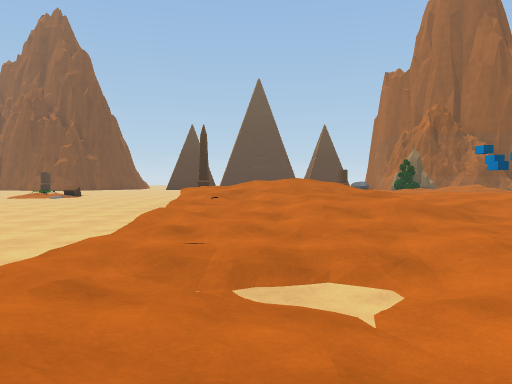
View 1 (above)

24 first-person views from a walk through a Unity game level. The camera is 1.5 m above the floor, tilts 2° down and sees 70° across. The floor is counted in squares, 2 m on a side. Each view is taken from the middle of a square. On the plan, view 1 faces up. The plan holds only what a view shows up to about 11 squares ahead; the rest is blank. The place goes on beyond the plan. The player is left out.

View 2
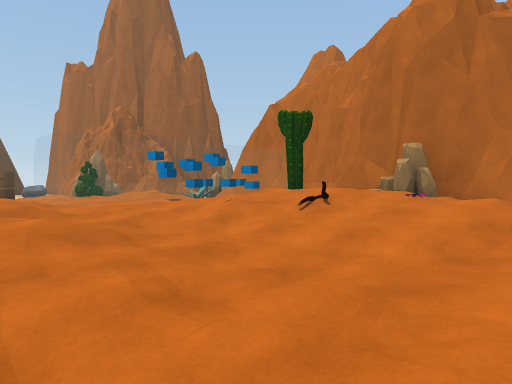

View 3
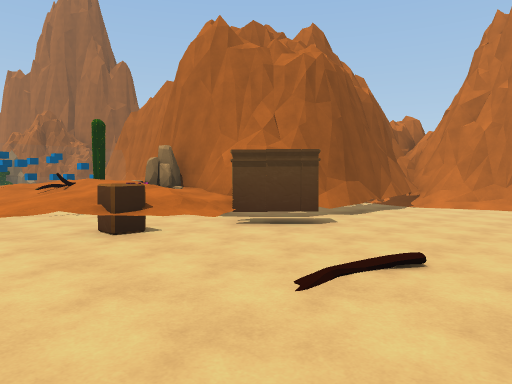

View 4
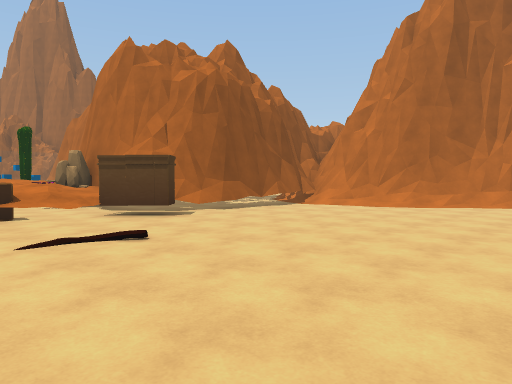

View 5
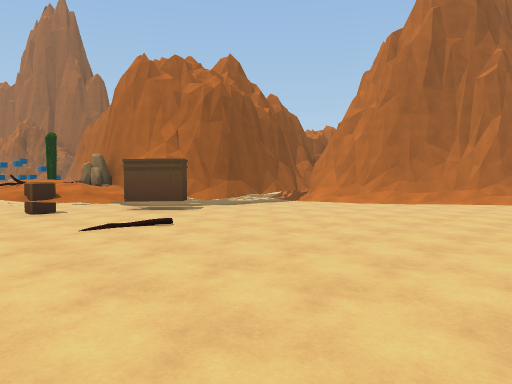

View 6
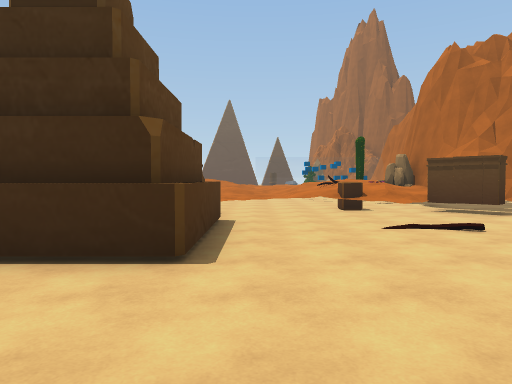

View 7
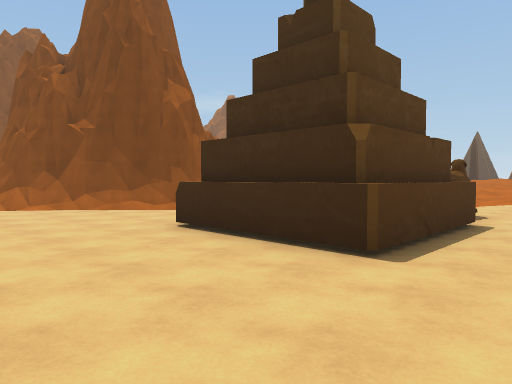

View 8
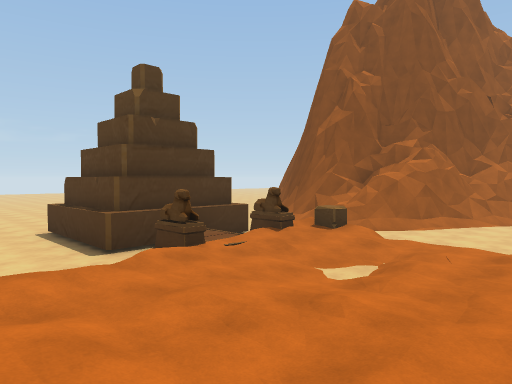

View 9
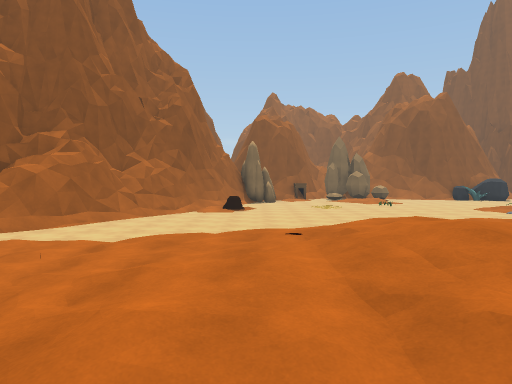

View 10
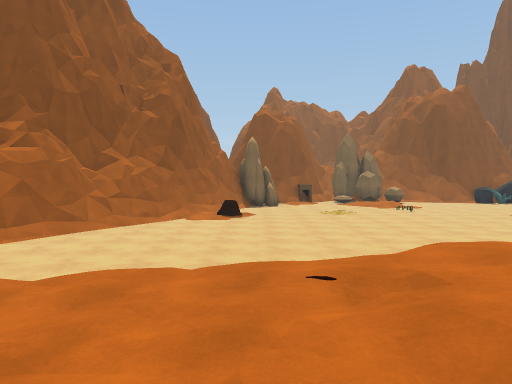

View 11
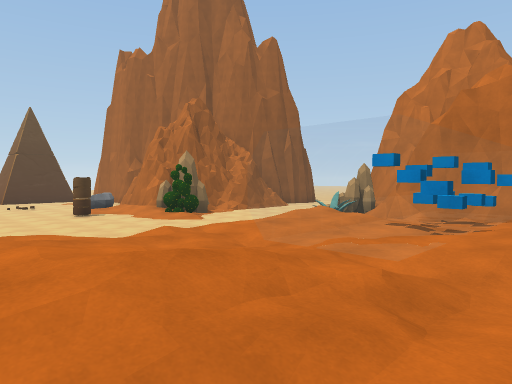

View 12
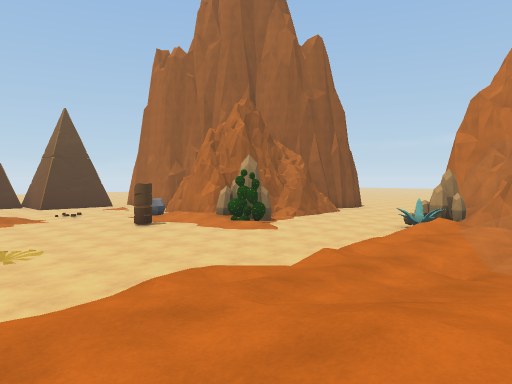

View 13
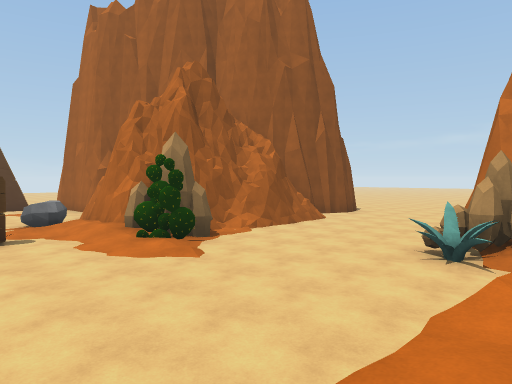

View 14
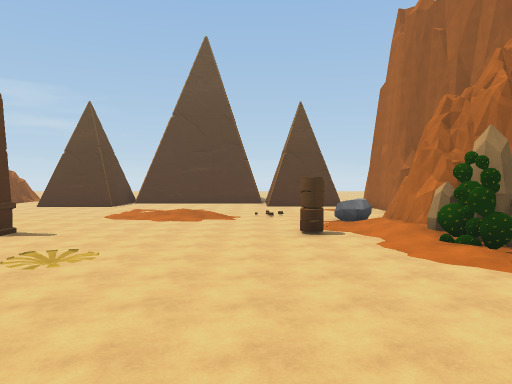

View 15
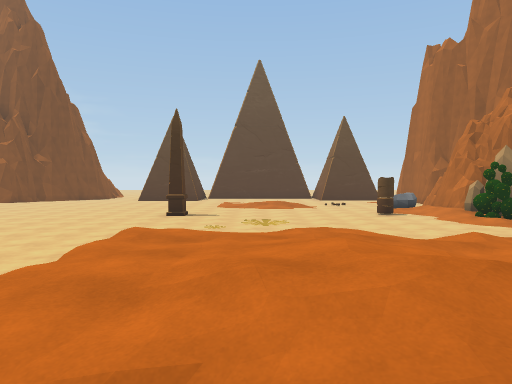

View 16
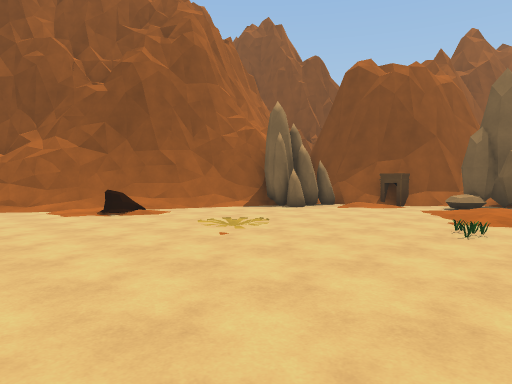

View 17
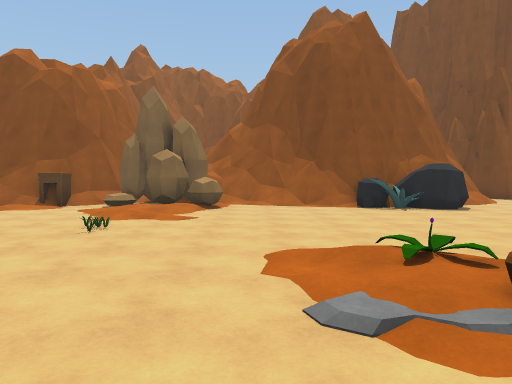

View 18
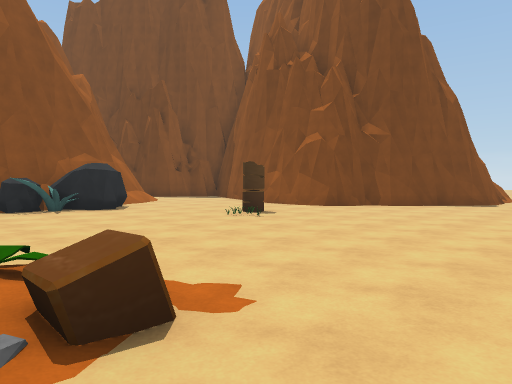

View 19
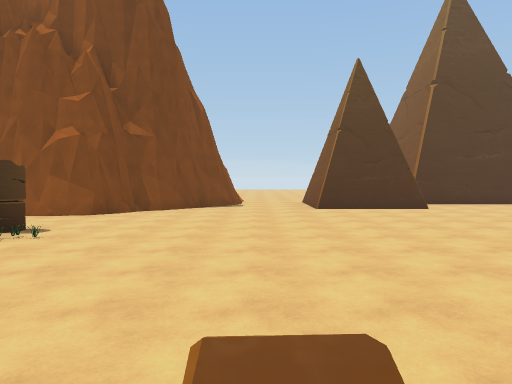

View 20
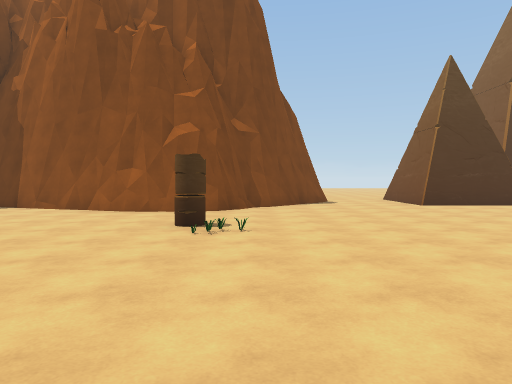

View 21
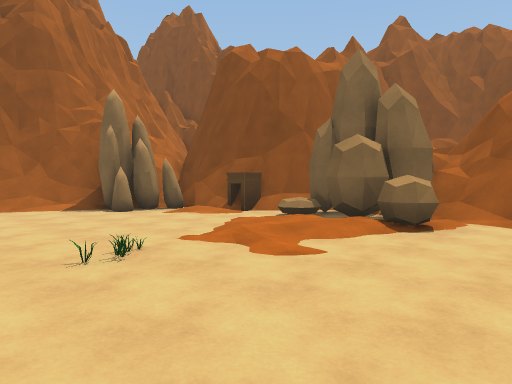

View 22
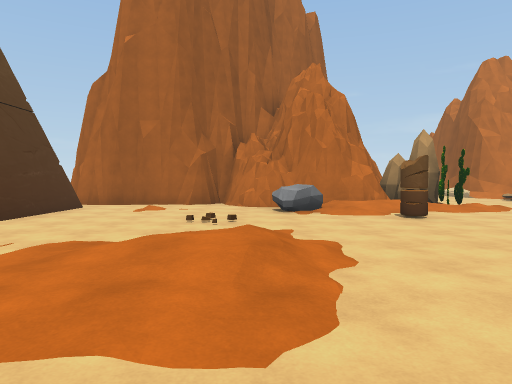

View 23
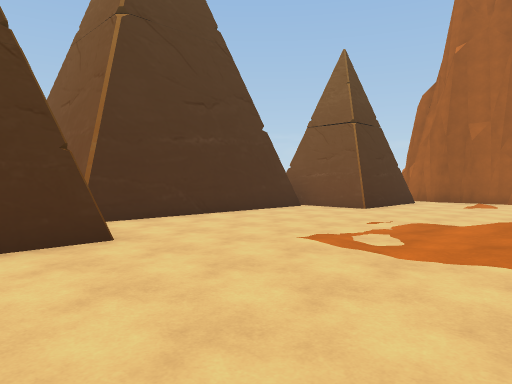

View 24
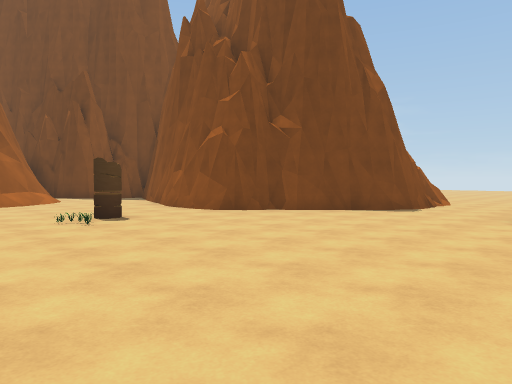

### Floor plan
Key: @ floor where view 1 was taken; # wall or solid block; . main floor; : floor 0.25 m higher than the main floor; + floor 1 m higher than the main floor; * floor 1.25 m higher than the main floor; % floor 1.5 m higher than the main floor; / step, stairs or slope; = window, fence, low wall or low ledge; ^ raised ledge; B block; C column; A cactus; R rock; L altar; P plant; G log; O other object.
Columns run from 18 left of view 1 to 16 right of it. Each row starts with its distance up from view 1.
 27         ##..   #......#
 26        ##...####......###.#
 25 ####  ##..................#
 24  ..####...................#
 23  .........................#
 22  ................./////...#
 21 #.....O...........///....##
 20 ##....OO................R#
 19  #RR.......... ........//#
 18  #RR.......... O......O./#
 17  #R...................../######
 16  #/....../C.............AA......
 15 ##/......P/.......P...../........
 14 #/.............. O...............
 13 ##^.............  ..............
 12  ##///OO........  .........O###
 11  ##::/O......... .........O###
 10  #/..............++////////#
  9  #......P........+///=====O#
  8  #O/.............*%//++BBBO#
  7  ##RR............////==B=O=#
  6   ##R.../........////////A##
  5    ###//G/.......////////*#
  4      ###//.......//////O//R
  3        ####/.....////////O#
  2           ##/..../////////#
  1            ###...C////=C// ##
  0             ###  O@/L.....O.#####
 -1              ##. L//............#
 -2              ##. ####...........##
 -3              ##  ####.........../##
 -4             ##...####............/#
 -5            ##..................../#
 -6           ##....................../
 -7               ................
 -8                    ......

Where each view was taken, in squares from view 1:
view 1: 0 up, 0 right, facing up
view 2: 1 up, 1 right, facing up-right
view 3: 4 down, 3 right, facing up-right
view 4: 7 down, 4 right, facing up-right
view 5: 8 down, 3 right, facing up-right
view 6: 8 down, 3 right, facing up
view 7: 8 down, 4 right, facing up-left
view 8: 5 up, 5 right, facing down-left
view 9: 6 up, 4 right, facing left
view 10: 6 up, 2 right, facing left
view 11: 6 up, 0 right, facing up-right
view 12: 8 up, 1 left, facing up-right
view 13: 10 up, 3 right, facing up-right
view 14: 10 up, 3 right, facing up
view 15: 6 up, 0 right, facing up
view 16: 13 up, 6 left, facing down-left
view 17: 14 up, 6 left, facing left
view 18: 15 up, 6 left, facing up-left
view 19: 15 up, 8 left, facing up
view 20: 15 up, 11 left, facing up
view 21: 15 up, 10 left, facing down-left
view 22: 21 up, 3 left, facing right
view 23: 21 up, 5 left, facing up-right
view 24: 18 up, 5 left, facing up-left
